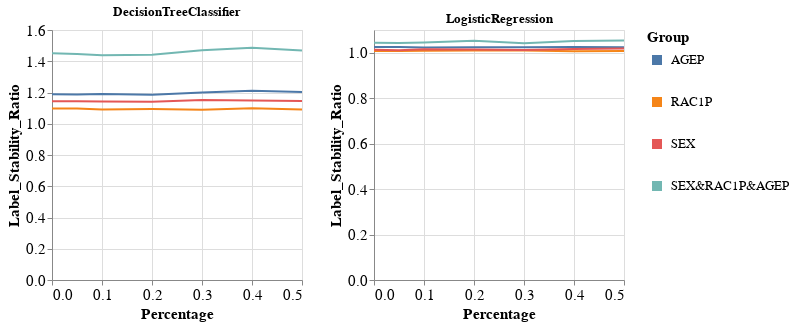

The notebook cell this image was saved under:
### Markdown cell above
### Specific group metric per dataset, experiment iteration, and multiple models

### Code cell
visualizer.create_groups_grid_pct_lines_per_model_plot(group_metric='Label_Stability_Ratio',
                                                       target_preprocessing_technique=PREPROCESSING_TECHNIQUES[0],
                                                       model_names=MODEL_NAMES[:2])

### Figure 1 — Vega-Lite specification as saved in the notebook (floating-point values rounded to 4 significant figures)
{"config": {"view": {"continuousWidth": 400, "continuousHeight": 300}, "axis": {"labelFontSize": 15, "titleFontSize": 15}, "legend": {"labelFontSize": 13, "symbolStrokeWidth": 10, "titleFontSize": 15}}, "vconcat": [{"hconcat": [{"mark": "line", "encoding": {"color": {"field": "Group", "type": "nominal"}, "x": {"field": "Percentage", "type": "quantitative"}, "y": {"field": "Metric_Value", "title": "Label_Stability_Ratio", "type": "quantitative"}}, "height": 250, "title": "DecisionTreeClassifier", "width": 250}, {"data": {"name": "data-4e113955562cd95731e5a6013b9eb51e"}, "mark": "line", "encoding": {"color": {"field": "Group", "type": "nominal"}, "x": {"field": "Percentage", "type": "quantitative"}, "y": {"field": "Metric_Value", "title": "Label_Stability_Ratio", "type": "quantitative"}}, "height": 250, "title": "LogisticRegression", "width": 250}]}], "data": {"name": "data-5f80472a85f1c17c324bfac05f5225c0"}, "$schema": "https://vega.github.io/schema/vega-lite/v4.17.0.json", "datasets": {"data-5f80472a85f1c17c324bfac05f5225c0": [{"Model_Name": "DecisionTreeClassifier", "Metric": "Label_Stability_Ratio", "Group": "AGEP", "Metric_Value": 1.189, "Percentage": 0.0}, {"Model_Name": "DecisionTreeClassifier", "Metric": "Label_Stability_Ratio", "Group": "RAC1P", "Metric_Value": 1.098, "Percentage": 0.0}, {"Model_Name": "DecisionTreeClassifier", "Metric": "Label_Stability_Ratio", "Group": "SEX", "Metric_Value": 1.144, "Percentage": 0.0}, {"Model_Name": "DecisionTreeClassifier", "Metric": "Label_Stability_Ratio", "Group": "SEX&RAC1P&AGEP", "Metric_Value": 1.451, "Percentage": 0.0}, {"Model_Name": "DecisionTreeClassifier", "Metric": "Label_Stability_Ratio", "Group": "AGEP", "Metric_Value": 1.187, "Percentage": 0.05}, {"Model_Name": "DecisionTreeClassifier", "Metric": "Label_Stability_Ratio", "Group": "RAC1P", "Metric_Value": 1.098, "Percentage": 0.05}, {"Model_Name": "DecisionTreeClassifier", "Metric": "Label_Stability_Ratio", "Group": "SEX", "Metric_Value": 1.143, "Percentage": 0.05}, {"Model_Name": "DecisionTreeClassifier", "Metric": "Label_Stability_Ratio", "Group": "SEX&RAC1P&AGEP", "Metric_Value": 1.446, "Percentage": 0.05}, {"Model_Name": "DecisionTreeClassifier", "Metric": "Label_Stability_Ratio", "Group": "AGEP", "Metric_Value": 1.191, "Percentage": 0.1}, {"Model_Name": "DecisionTreeClassifier", "Metric": "Label_Stability_Ratio", "Group": "RAC1P", "Metric_Value": 1.092, "Percentage": 0.1}, {"Model_Name": "DecisionTreeClassifier", "Metric": "Label_Stability_Ratio", "Group": "SEX", "Metric_Value": 1.142, "Percentage": 0.1}, {"Model_Name": "DecisionTreeClassifier", "Metric": "Label_Stability_Ratio", "Group": "SEX&RAC1P&AGEP", "Metric_Value": 1.438, "Percentage": 0.1}, {"Model_Name": "DecisionTreeClassifier", "Metric": "Label_Stability_Ratio", "Group": "AGEP", "Metric_Value": 1.185, "Percentage": 0.2}, {"Model_Name": "DecisionTreeClassifier", "Metric": "Label_Stability_Ratio", "Group": "RAC1P", "Metric_Value": 1.094, "Percentage": 0.2}, {"Model_Name": "DecisionTreeClassifier", "Metric": "Label_Stability_Ratio", "Group": "SEX", "Metric_Value": 1.14, "Percentage": 0.2}, {"Model_Name": "DecisionTreeClassifier", "Metric": "Label_Stability_Ratio", "Group": "SEX&RAC1P&AGEP", "Metric_Value": 1.441, "Percentage": 0.2}, {"Model_Name": "DecisionTreeClassifier", "Metric": "Label_Stability_Ratio", "Group": "AGEP", "Metric_Value": 1.2, "Percentage": 0.3}, {"Model_Name": "DecisionTreeClassifier", "Metric": "Label_Stability_Ratio", "Group": "RAC1P", "Metric_Value": 1.09, "Percentage": 0.3}, {"Model_Name": "DecisionTreeClassifier", "Metric": "Label_Stability_Ratio", "Group": "SEX", "Metric_Value": 1.152, "Percentage": 0.3}, {"Model_Name": "DecisionTreeClassifier", "Metric": "Label_Stability_Ratio", "Group": "SEX&RAC1P&AGEP", "Metric_Value": 1.47, "Percentage": 0.3}, {"Model_Name": "DecisionTreeClassifier", "Metric": "Label_Stability_Ratio", "Group": "AGEP", "Metric_Value": 1.211, "Percentage": 0.4}, {"Model_Name": "DecisionTreeClassifier", "Metric": "Label_Stability_Ratio", "Group": "RAC1P", "Metric_Value": 1.1, "Percentage": 0.4}, {"Model_Name": "DecisionTreeClassifier", "Metric": "Label_Stability_Ratio", "Group": "SEX", "Metric_Value": 1.149, "Percentage": 0.4}, {"Model_Name": "DecisionTreeClassifier", "Metric": "Label_Stability_Ratio", "Group": "SEX&RAC1P&AGEP", "Metric_Value": 1.487, "Percentage": 0.4}, {"Model_Name": "DecisionTreeClassifier", "Metric": "Label_Stability_Ratio", "Group": "AGEP", "Metric_Value": 1.204, "Percentage": 0.5}, {"Model_Name": "DecisionTreeClassifier", "Metric": "Label_Stability_Ratio", "Group": "RAC1P", "Metric_Value": 1.091, "Percentage": 0.5}, {"Model_Name": "DecisionTreeClassifier", "Metric": "Label_Stability_Ratio", "Group": "SEX", "Metric_Value": 1.146, "Percentage": 0.5}, {"Model_Name": "DecisionTreeClassifier", "Metric": "Label_Stability_Ratio", "Group": "SEX&RAC1P&AGEP", "Metric_Value": 1.469, "Percentage": 0.5}], "data-4e113955562cd95731e5a6013b9eb51e": [{"Model_Name": "LogisticRegression", "Metric": "Label_Stability_Ratio", "Group": "AGEP", "Metric_Value": 1.025, "Percentage": 0.0}, {"Model_Name": "LogisticRegression", "Metric": "Label_Stability_Ratio", "Group": "RAC1P", "Metric_Value": 1.008, "Percentage": 0.0}, {"Model_Name": "LogisticRegression", "Metric": "Label_Stability_Ratio", "Group": "SEX", "Metric_Value": 1.013, "Percentage": 0.0}, {"Model_Name": "LogisticRegression", "Metric": "Label_Stability_Ratio", "Group": "SEX&RAC1P&AGEP", "Metric_Value": 1.043, "Percentage": 0.0}, {"Model_Name": "LogisticRegression", "Metric": "Label_Stability_Ratio", "Group": "AGEP", "Metric_Value": 1.025, "Percentage": 0.05}, {"Model_Name": "LogisticRegression", "Metric": "Label_Stability_Ratio", "Group": "RAC1P", "Metric_Value": 1.008, "Percentage": 0.05}, {"Model_Name": "LogisticRegression", "Metric": "Label_Stability_Ratio", "Group": "SEX", "Metric_Value": 1.011, "Percentage": 0.05}, {"Model_Name": "LogisticRegression", "Metric": "Label_Stability_Ratio", "Group": "SEX&RAC1P&AGEP", "Metric_Value": 1.043, "Percentage": 0.05}, {"Model_Name": "LogisticRegression", "Metric": "Label_Stability_Ratio", "Group": "AGEP", "Metric_Value": 1.023, "Percentage": 0.1}, {"Model_Name": "LogisticRegression", "Metric": "Label_Stability_Ratio", "Group": "RAC1P", "Metric_Value": 1.008, "Percentage": 0.1}, {"Model_Name": "LogisticRegression", "Metric": "Label_Stability_Ratio", "Group": "SEX", "Metric_Value": 1.015, "Percentage": 0.1}, {"Model_Name": "LogisticRegression", "Metric": "Label_Stability_Ratio", "Group": "SEX&RAC1P&AGEP", "Metric_Value": 1.045, "Percentage": 0.1}, {"Model_Name": "LogisticRegression", "Metric": "Label_Stability_Ratio", "Group": "AGEP", "Metric_Value": 1.024, "Percentage": 0.2}, {"Model_Name": "LogisticRegression", "Metric": "Label_Stability_Ratio", "Group": "RAC1P", "Metric_Value": 1.009, "Percentage": 0.2}, {"Model_Name": "LogisticRegression", "Metric": "Label_Stability_Ratio", "Group": "SEX", "Metric_Value": 1.014, "Percentage": 0.2}, {"Model_Name": "LogisticRegression", "Metric": "Label_Stability_Ratio", "Group": "SEX&RAC1P&AGEP", "Metric_Value": 1.052, "Percentage": 0.2}, {"Model_Name": "LogisticRegression", "Metric": "Label_Stability_Ratio", "Group": "AGEP", "Metric_Value": 1.024, "Percentage": 0.3}, {"Model_Name": "LogisticRegression", "Metric": "Label_Stability_Ratio", "Group": "RAC1P", "Metric_Value": 1.01, "Percentage": 0.3}, {"Model_Name": "LogisticRegression", "Metric": "Label_Stability_Ratio", "Group": "SEX", "Metric_Value": 1.012, "Percentage": 0.3}, {"Model_Name": "LogisticRegression", "Metric": "Label_Stability_Ratio", "Group": "SEX&RAC1P&AGEP", "Metric_Value": 1.042, "Percentage": 0.3}, {"Model_Name": "LogisticRegression", "Metric": "Label_Stability_Ratio", "Group": "AGEP", "Metric_Value": 1.025, "Percentage": 0.4}, {"Model_Name": "LogisticRegression", "Metric": "Label_Stability_Ratio", "Group": "RAC1P", "Metric_Value": 1.007, "Percentage": 0.4}, {"Model_Name": "LogisticRegression", "Metric": "Label_Stability_Ratio", "Group": "SEX", "Metric_Value": 1.016, "Percentage": 0.4}, {"Model_Name": "LogisticRegression", "Metric": "Label_Stability_Ratio", "Group": "SEX&RAC1P&AGEP", "Metric_Value": 1.051, "Percentage": 0.4}, {"Model_Name": "LogisticRegression", "Metric": "Label_Stability_Ratio", "Group": "AGEP", "Metric_Value": 1.024, "Percentage": 0.5}, {"Model_Name": "LogisticRegression", "Metric": "Label_Stability_Ratio", "Group": "RAC1P", "Metric_Value": 1.007, "Percentage": 0.5}, {"Model_Name": "LogisticRegression", "Metric": "Label_Stability_Ratio", "Group": "SEX", "Metric_Value": 1.019, "Percentage": 0.5}, {"Model_Name": "LogisticRegression", "Metric": "Label_Stability_Ratio", "Group": "SEX&RAC1P&AGEP", "Metric_Value": 1.054, "Percentage": 0.5}]}}
